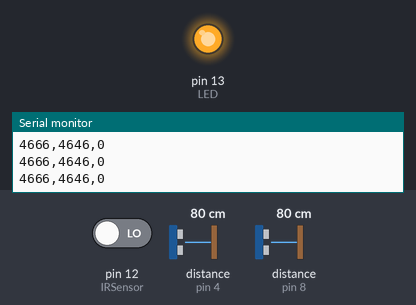
The sketch below on a simulated Arduino Uno, built with avr-gcc and run on an emulated ATmega328P. Parts: output pins drawn as LEDs (lit = HIGH), the last lines printed to the serial monitor. Wiring (inferred from the names in the program): 2 × ultrasonic range finder: trigger pin 2, echo pin 4 / trigger pin 7, echo pin 8. The test bench sets the inputs (shaded band); at power-on: pin 12 (IRSensor) LOW, distance to the obstacle (sensors on pin 4, pin 8) 80 cm. The echo pulse lasts 58.3 µs per cm; pins used as bus, display or sensor lines are not drawn.

Above: at 1.2 s.
1.3 s: pin 12 (IRSensor) driven HIGH
At 1.9 s:
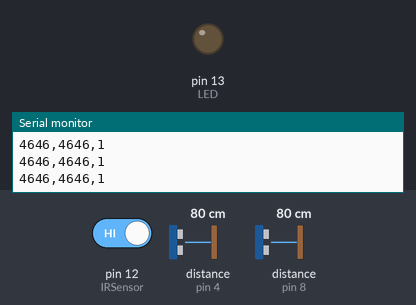
8.8 s: pin 12 (IRSensor) driven LOW
At 9.3 s:
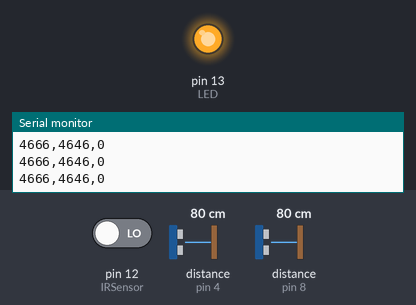
Timing chart, 0 to 11.3 s (numbered marks = the images above; inputs shaded):
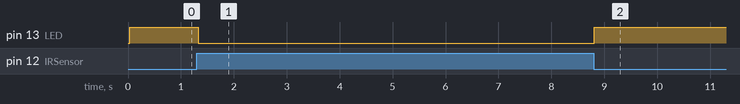

Measured:
- after the input at 1.3 s, pin 13 (LED): HIGH → LOW at once
- after the input at 8.8 s, pin 13 (LED): LOW → HIGH at once

The sketch:

Code.ino
```cpp
const int trigPin1 = 2;
const int echoPin1 = 4;
const int trigPin2 = 7;
const int echoPin2 = 8;
// defines variables
long duration1;
int distance1;
long duration2;
int distance2;
int IRSensor = 12;  // connect ir sensor module to Arduino pin 9

int LED = 13;  // conect LED to Arduino pin 13
void setup() {
  pinMode(trigPin1, OUTPUT);         // Sets the trigPin as an Output
  pinMode(echoPin1, INPUT);          // Sets the echoPin as an Input
  pinMode(trigPin2, OUTPUT);         // Sets the trigPin as an Output
  pinMode(echoPin2, INPUT);          // Sets the echoPin as an Input
  Serial.begin(9600);                // Starts the serial communication
  Serial.println("Serial Working");  // Test to check if serial is working or not
  pinMode(IRSensor, INPUT);          // IR Sensor pin INPUT
  pinMode(LED, OUTPUT);              // LED Pin Output
}
void loop() {
  // Clears the trigPin
  delay(20);
  digitalWrite(trigPin1, LOW);
  // delayMicroseconds(2);
  // Sets the trigPin on HIGH state for 10 micro seconds
  digitalWrite(trigPin1, HIGH);
  // delayMicroseconds(10);
  digitalWrite(trigPin1, LOW);
  // Reads the echoPin, returns the sound wave travel time in microseconds
  duration1 = pulseIn(echoPin1, HIGH);
  // Calculating the distance
  distance1 = duration1 * 0.034 / 2;
  // Prints the distance on the Serial Monitor

  digitalWrite(trigPin2, LOW);
  // delayMicroseconds(2);
  // Sets the trigPin on HIGH state for 10 micro seconds
  digitalWrite(trigPin2, HIGH);
  // delayMicroseconds(10);
  digitalWrite(trigPin2, LOW);
  // Reads the echoPin, returns the sound wave travel time in microseconds
  duration2 = pulseIn(echoPin2, HIGH);
  // Calculating the distance
  distance2 = duration2 * 0.034 / 2;
  // Prints the distance on the Serial Monitor
  // Serial.print("Distance1: ");
  Serial.print(duration1);
  Serial.print(",");
  Serial.print(duration2);
  Serial.print(",");
  int sensorStatus = digitalRead(IRSensor);  // Set the GPIO as Input


  if (sensorStatus == 1)  // Check if the pin high or not

  {

    // if the pin is high turn off the onboard Led

    digitalWrite(LED, LOW);  // LED LOW
    Serial.print("1");
    // Serial.write(1);  // Unity will read this value
    // Serial.flush();
    // delay(20);  // print Motion Detected! on the serial monitor window

  }

  else

  {

    //else turn on the onboard LED

    digitalWrite(LED, HIGH);  // LED High
    Serial.print("0");
    // Serial.write(0);          // Unity will read this value
    // Serial.flush();
    // delay(20);
    //Serial.println("Motion Detected!");  // print Motion Ended! on the serial monitor window
  }
  Serial.println("");
}
```
